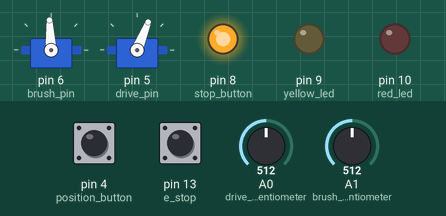
Bench run of a sketch on a simulated Arduino Uno, built with avr-gcc and run on an emulated ATmega328P. Shown: 2 × servo, output pins drawn as LEDs (lit = HIGH). Inputs (shaded band) come from the test bench; at power-on: pin 13 (e_stop) HIGH, A0 (drive_potentiometer) = 512, pin 4 (position_button) HIGH, A1 (brush_potentiometer) = 512. What the sketch prints to the serial monitor is not drawn.

Above: at 1.2 s.
1.3 s: pin 13 (e_stop) pulled LOW for 0.15 s
At 1.47 s:
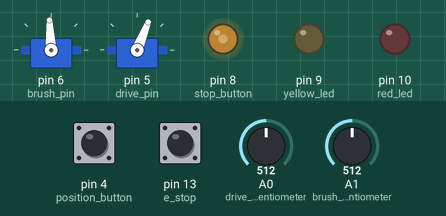
3.0 s: A0 (drive_potentiometer) set to 716
At 4.2 s:
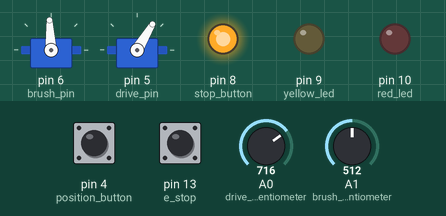
4.5 s: pin 4 (position_button) pulled LOW for 0.15 s
At 5.4 s:
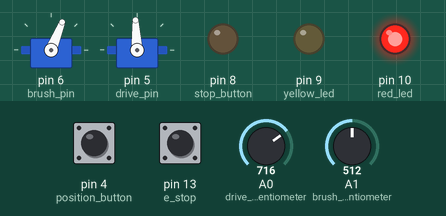
7.6 s: A0 (drive_potentiometer) set to 122
At 10.3 s:
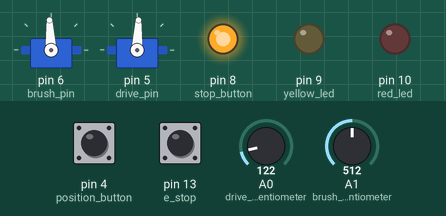
10.6 s: pin 13 (e_stop) pulled LOW for 1 s
At 11.4 s:
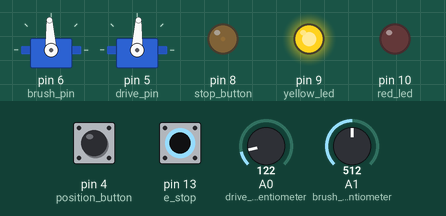
13.6 s: pin 13 (e_stop) pulled LOW for 0.15 s
At 13.77 s:
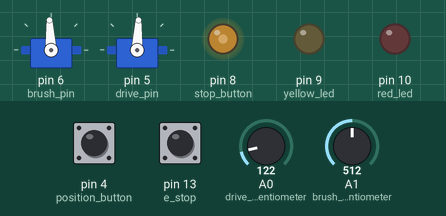
Timing chart, 0 to 16.3 s (numbered marks = the images above; inputs shaded):
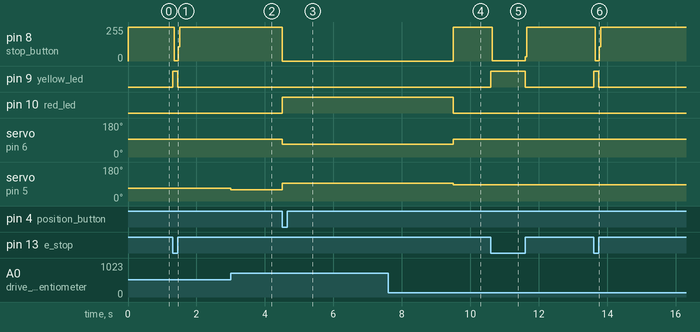

Measured:
- after the input at 1.3 s, pin 8 (stop_button): 255/255 → 1/255 after 0.05 s, → 255/255 0.12 s later; pin 9 (yellow_led): LOW → HIGH at once, → LOW 0.15 s later
- after the input at 3.0 s, servo on pin 5 (drive_pin): 68° → 59° at once
- after the input at 4.5 s, pin 8 (stop_button): 255/255 → 0/255 at once; pin 10 (red_led): LOW → HIGH at once; servo on pin 6 (brush_pin): 93° → 68° at once; servo on pin 5 (drive_pin): 59° → 93° at once
- after the input at 7.6 s, servo on pin 5 (drive_pin): 93° → 87° after 1.9 s
- after the input at 10.6 s, pin 8 (stop_button): 255/255 → 1/255 after 0.05 s, → 255/255 0.96 s later; pin 9 (yellow_led): LOW → HIGH at once, → LOW 1.0 s later
- after the input at 13.6 s, pin 8 (stop_button): 255/255 → 1/255 after 0.05 s, → 255/255 0.12 s later; pin 9 (yellow_led): LOW → HIGH at once, → LOW 0.15 s later

The sketch:

HOT_DATE_KITCHEN_MOTORS.ino
```cpp
#include <Servo.h>
#include <ezButton.h>

//speed control
int speed_drive = 0;
int stop_button = 8;
int position_button = 4;
int position_button_state = HIGH;
int drive_potentiometer = A0;
int brush_potentiometer = A1;
int PWMvalue_drive = speed_drive * 5 + 1500; //scale up to 1000-2000
int speed_brush;
int PWMvalue_brush = speed_brush * 5 + 1500; //scale up to 1000-2000
int stop_value = 1500;
int loading_time = 5000;


//LED pins
int green_led = 8;
int yellow_led = 9;
int red_led = 10;
int e_stop = 13;

//Servo intializers
Servo brush;
Servo drive;
int brush_pin = 6;
int drive_pin = 5;

void setup() {
 Serial.begin(9600);
 pinMode(position_button, INPUT_PULLUP);
 pinMode(e_stop, INPUT_PULLUP);
 pinMode(stop_button, INPUT_PULLUP);
 pinMode(green_led, OUTPUT);
 pinMode(yellow_led, OUTPUT);
 pinMode(red_led, OUTPUT);

 brush.attach(brush_pin); //associate the object to a pin
 drive.attach(drive_pin); //associate the object to a pin


}


void loop() {
Serial.println(digitalRead(e_stop));
int drive_sensorValue = analogRead(drive_potentiometer);
int speed_drive = drive_sensorValue * -.0977;
int PWMvalue_drive = speed_drive * 5 + 1500; //scale up to 1000-2000
int brush_sensorValue = analogRead(brush_potentiometer);
int speed_brush = brush_sensorValue * -.0977;
int PWMvalue_brush = speed_brush * 5 + 1500; //scale up to 1000-2000
position_button_state = digitalRead(position_button);

  if(position_button_state == LOW){
     brush.writeMicroseconds(PWMvalue_brush);
     drive.writeMicroseconds(stop_value);
     digitalWrite(green_led, LOW);
     digitalWrite(red_led, HIGH);
     delay(loading_time);
     digitalWrite(red_led, LOW);
     digitalWrite(green_led, HIGH);
     brush.writeMicroseconds(stop_value);
     drive.writeMicroseconds(PWMvalue_drive);
  }else{
     drive.writeMicroseconds(PWMvalue_drive);
     brush.writeMicroseconds(stop_value);
  }
  if (speed_drive == 0) {
     digitalWrite(red_led, HIGH);
     digitalWrite(green_led, LOW);
  }
  else{
     digitalWrite(green_led, HIGH);
     digitalWrite(red_led, LOW);
  }

  if (digitalRead(e_stop) == LOW) {
    digitalWrite(yellow_led, HIGH);
    digitalWrite(green_led, LOW);
    digitalWrite(red_led, LOW);

  }else{
    digitalWrite(yellow_led, LOW);

  }
}
```
